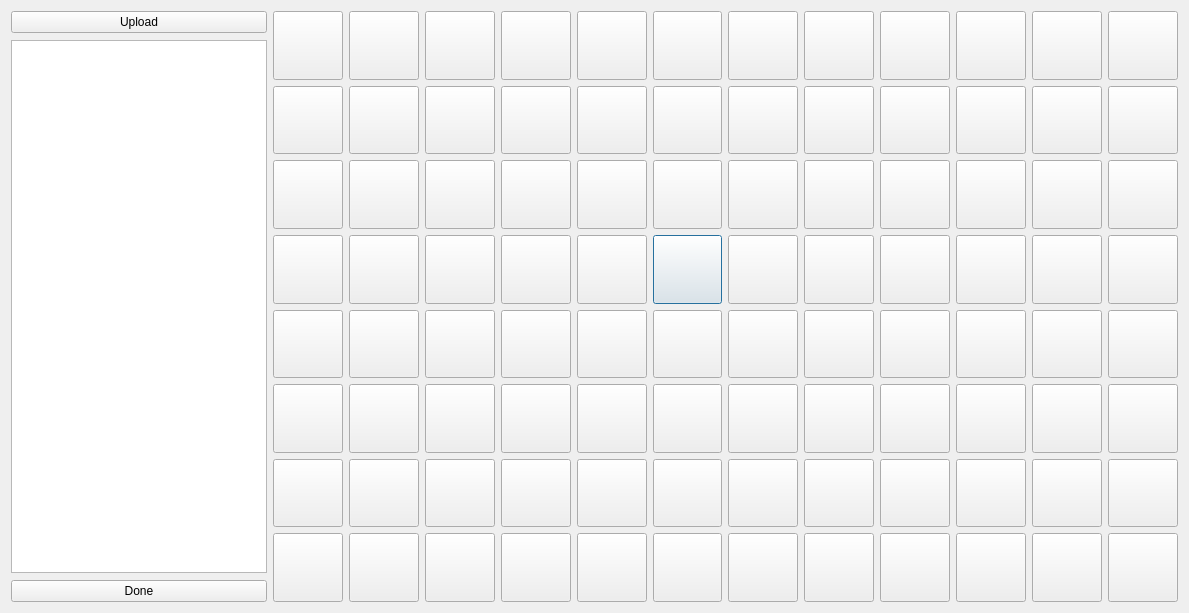
<?xml version="1.0" encoding="UTF-8"?>
<ui version="4.0">
 <class>Dialog</class>
 <widget class="QDialog" name="Dialog">
  <property name="geometry">
   <rect>
    <x>0</x>
    <y>0</y>
    <width>1189</width>
    <height>613</height>
   </rect>
  </property>
  <property name="windowTitle">
   <string>Offloading selection</string>
  </property>
  <layout class="QGridLayout" name="gridLayout">
   <item row="3" column="6">
    <widget class="QPushButton" name="_3_5">
     <property name="sizePolicy">
      <sizepolicy hsizetype="Ignored" vsizetype="Preferred">
       <horstretch>0</horstretch>
       <verstretch>0</verstretch>
      </sizepolicy>
     </property>
     <property name="text">
      <string/>
     </property>
    </widget>
   </item>
   <item row="3" column="4">
    <widget class="QPushButton" name="_3_3">
     <property name="sizePolicy">
      <sizepolicy hsizetype="Ignored" vsizetype="Preferred">
       <horstretch>0</horstretch>
       <verstretch>0</verstretch>
      </sizepolicy>
     </property>
     <property name="text">
      <string/>
     </property>
    </widget>
   </item>
   <item row="7" column="2">
    <widget class="QPushButton" name="_7_1">
     <property name="sizePolicy">
      <sizepolicy hsizetype="Ignored" vsizetype="Preferred">
       <horstretch>0</horstretch>
       <verstretch>0</verstretch>
      </sizepolicy>
     </property>
     <property name="text">
      <string/>
     </property>
    </widget>
   </item>
   <item row="6" column="3">
    <widget class="QPushButton" name="_6_2">
     <property name="sizePolicy">
      <sizepolicy hsizetype="Ignored" vsizetype="Preferred">
       <horstretch>0</horstretch>
       <verstretch>0</verstretch>
      </sizepolicy>
     </property>
     <property name="text">
      <string/>
     </property>
    </widget>
   </item>
   <item row="0" column="5">
    <widget class="QPushButton" name="_0_4">
     <property name="sizePolicy">
      <sizepolicy hsizetype="Ignored" vsizetype="Preferred">
       <horstretch>0</horstretch>
       <verstretch>0</verstretch>
      </sizepolicy>
     </property>
     <property name="text">
      <string/>
     </property>
    </widget>
   </item>
   <item row="0" column="7">
    <widget class="QPushButton" name="_0_6">
     <property name="sizePolicy">
      <sizepolicy hsizetype="Ignored" vsizetype="Preferred">
       <horstretch>0</horstretch>
       <verstretch>0</verstretch>
      </sizepolicy>
     </property>
     <property name="text">
      <string/>
     </property>
    </widget>
   </item>
   <item row="2" column="11">
    <widget class="QPushButton" name="_2_10">
     <property name="sizePolicy">
      <sizepolicy hsizetype="Ignored" vsizetype="Preferred">
       <horstretch>0</horstretch>
       <verstretch>0</verstretch>
      </sizepolicy>
     </property>
     <property name="text">
      <string/>
     </property>
    </widget>
   </item>
   <item row="1" column="1">
    <widget class="QPushButton" name="_1_0">
     <property name="sizePolicy">
      <sizepolicy hsizetype="Ignored" vsizetype="Preferred">
       <horstretch>0</horstretch>
       <verstretch>0</verstretch>
      </sizepolicy>
     </property>
     <property name="text">
      <string/>
     </property>
    </widget>
   </item>
   <item row="6" column="1">
    <widget class="QPushButton" name="_6_0">
     <property name="sizePolicy">
      <sizepolicy hsizetype="Ignored" vsizetype="Preferred">
       <horstretch>0</horstretch>
       <verstretch>0</verstretch>
      </sizepolicy>
     </property>
     <property name="text">
      <string/>
     </property>
    </widget>
   </item>
   <item row="4" column="2">
    <widget class="QPushButton" name="_4_1">
     <property name="sizePolicy">
      <sizepolicy hsizetype="Ignored" vsizetype="Preferred">
       <horstretch>0</horstretch>
       <verstretch>0</verstretch>
      </sizepolicy>
     </property>
     <property name="text">
      <string/>
     </property>
    </widget>
   </item>
   <item row="4" column="8">
    <widget class="QPushButton" name="_4_7">
     <property name="sizePolicy">
      <sizepolicy hsizetype="Ignored" vsizetype="Preferred">
       <horstretch>0</horstretch>
       <verstretch>0</verstretch>
      </sizepolicy>
     </property>
     <property name="text">
      <string/>
     </property>
    </widget>
   </item>
   <item row="1" column="5">
    <widget class="QPushButton" name="_1_4">
     <property name="sizePolicy">
      <sizepolicy hsizetype="Ignored" vsizetype="Preferred">
       <horstretch>0</horstretch>
       <verstretch>0</verstretch>
      </sizepolicy>
     </property>
     <property name="text">
      <string/>
     </property>
    </widget>
   </item>
   <item row="0" column="11">
    <widget class="QPushButton" name="_0_10">
     <property name="sizePolicy">
      <sizepolicy hsizetype="Ignored" vsizetype="Preferred">
       <horstretch>0</horstretch>
       <verstretch>0</verstretch>
      </sizepolicy>
     </property>
     <property name="text">
      <string/>
     </property>
    </widget>
   </item>
   <item row="3" column="10">
    <widget class="QPushButton" name="_3_9">
     <property name="sizePolicy">
      <sizepolicy hsizetype="Ignored" vsizetype="Preferred">
       <horstretch>0</horstretch>
       <verstretch>0</verstretch>
      </sizepolicy>
     </property>
     <property name="text">
      <string/>
     </property>
    </widget>
   </item>
   <item row="3" column="11">
    <widget class="QPushButton" name="_3_10">
     <property name="sizePolicy">
      <sizepolicy hsizetype="Ignored" vsizetype="Preferred">
       <horstretch>0</horstretch>
       <verstretch>0</verstretch>
      </sizepolicy>
     </property>
     <property name="text">
      <string/>
     </property>
    </widget>
   </item>
   <item row="5" column="1">
    <widget class="QPushButton" name="_5_0">
     <property name="sizePolicy">
      <sizepolicy hsizetype="Ignored" vsizetype="Preferred">
       <horstretch>0</horstretch>
       <verstretch>0</verstretch>
      </sizepolicy>
     </property>
     <property name="text">
      <string/>
     </property>
    </widget>
   </item>
   <item row="5" column="12">
    <widget class="QPushButton" name="_5_11">
     <property name="sizePolicy">
      <sizepolicy hsizetype="Ignored" vsizetype="Preferred">
       <horstretch>0</horstretch>
       <verstretch>0</verstretch>
      </sizepolicy>
     </property>
     <property name="text">
      <string/>
     </property>
    </widget>
   </item>
   <item row="2" column="5">
    <widget class="QPushButton" name="_2_4">
     <property name="sizePolicy">
      <sizepolicy hsizetype="Ignored" vsizetype="Preferred">
       <horstretch>0</horstretch>
       <verstretch>0</verstretch>
      </sizepolicy>
     </property>
     <property name="text">
      <string/>
     </property>
    </widget>
   </item>
   <item row="2" column="7">
    <widget class="QPushButton" name="_2_6">
     <property name="sizePolicy">
      <sizepolicy hsizetype="Ignored" vsizetype="Preferred">
       <horstretch>0</horstretch>
       <verstretch>0</verstretch>
      </sizepolicy>
     </property>
     <property name="text">
      <string/>
     </property>
    </widget>
   </item>
   <item row="3" column="3">
    <widget class="QPushButton" name="_3_2">
     <property name="sizePolicy">
      <sizepolicy hsizetype="Ignored" vsizetype="Preferred">
       <horstretch>0</horstretch>
       <verstretch>0</verstretch>
      </sizepolicy>
     </property>
     <property name="text">
      <string/>
     </property>
    </widget>
   </item>
   <item row="1" column="4">
    <widget class="QPushButton" name="_1_3">
     <property name="sizePolicy">
      <sizepolicy hsizetype="Ignored" vsizetype="Preferred">
       <horstretch>0</horstretch>
       <verstretch>0</verstretch>
      </sizepolicy>
     </property>
     <property name="text">
      <string/>
     </property>
    </widget>
   </item>
   <item row="0" column="0" rowspan="8">
    <layout class="QVBoxLayout" name="verticalLayout">
     <property name="spacing">
      <number>7</number>
     </property>
     <property name="sizeConstraint">
      <enum>QLayout::SetDefaultConstraint</enum>
     </property>
     <item>
      <widget class="QPushButton" name="pushButton">
       <property name="text">
        <string>Upload</string>
       </property>
      </widget>
     </item>
     <item>
      <widget class="QListWidget" name="listWidget">
       <property name="sizePolicy">
        <sizepolicy hsizetype="Minimum" vsizetype="Minimum">
         <horstretch>0</horstretch>
         <verstretch>0</verstretch>
        </sizepolicy>
       </property>
      </widget>
     </item>
     <item>
      <widget class="QPushButton" name="pushButton_2">
       <property name="text">
        <string>Done</string>
       </property>
      </widget>
     </item>
    </layout>
   </item>
   <item row="2" column="10">
    <widget class="QPushButton" name="_2_9">
     <property name="sizePolicy">
      <sizepolicy hsizetype="Ignored" vsizetype="Preferred">
       <horstretch>0</horstretch>
       <verstretch>0</verstretch>
      </sizepolicy>
     </property>
     <property name="text">
      <string/>
     </property>
    </widget>
   </item>
   <item row="0" column="3">
    <widget class="QPushButton" name="_0_2">
     <property name="sizePolicy">
      <sizepolicy hsizetype="Ignored" vsizetype="Preferred">
       <horstretch>0</horstretch>
       <verstretch>0</verstretch>
      </sizepolicy>
     </property>
     <property name="text">
      <string/>
     </property>
    </widget>
   </item>
   <item row="5" column="8">
    <widget class="QPushButton" name="_5_7">
     <property name="sizePolicy">
      <sizepolicy hsizetype="Ignored" vsizetype="Preferred">
       <horstretch>0</horstretch>
       <verstretch>0</verstretch>
      </sizepolicy>
     </property>
     <property name="text">
      <string/>
     </property>
    </widget>
   </item>
   <item row="5" column="6">
    <widget class="QPushButton" name="_5_5">
     <property name="sizePolicy">
      <sizepolicy hsizetype="Ignored" vsizetype="Preferred">
       <horstretch>0</horstretch>
       <verstretch>0</verstretch>
      </sizepolicy>
     </property>
     <property name="text">
      <string/>
     </property>
    </widget>
   </item>
   <item row="7" column="3">
    <widget class="QPushButton" name="_7_2">
     <property name="sizePolicy">
      <sizepolicy hsizetype="Ignored" vsizetype="Preferred">
       <horstretch>0</horstretch>
       <verstretch>0</verstretch>
      </sizepolicy>
     </property>
     <property name="text">
      <string/>
     </property>
    </widget>
   </item>
   <item row="6" column="10">
    <widget class="QPushButton" name="_6_9">
     <property name="sizePolicy">
      <sizepolicy hsizetype="Ignored" vsizetype="Preferred">
       <horstretch>0</horstretch>
       <verstretch>0</verstretch>
      </sizepolicy>
     </property>
     <property name="text">
      <string/>
     </property>
    </widget>
   </item>
   <item row="1" column="6">
    <widget class="QPushButton" name="_1_5">
     <property name="sizePolicy">
      <sizepolicy hsizetype="Ignored" vsizetype="Preferred">
       <horstretch>0</horstretch>
       <verstretch>0</verstretch>
      </sizepolicy>
     </property>
     <property name="text">
      <string/>
     </property>
    </widget>
   </item>
   <item row="1" column="10">
    <widget class="QPushButton" name="_1_9">
     <property name="sizePolicy">
      <sizepolicy hsizetype="Ignored" vsizetype="Preferred">
       <horstretch>0</horstretch>
       <verstretch>0</verstretch>
      </sizepolicy>
     </property>
     <property name="text">
      <string/>
     </property>
    </widget>
   </item>
   <item row="1" column="3">
    <widget class="QPushButton" name="_1_2">
     <property name="sizePolicy">
      <sizepolicy hsizetype="Ignored" vsizetype="Preferred">
       <horstretch>0</horstretch>
       <verstretch>0</verstretch>
      </sizepolicy>
     </property>
     <property name="text">
      <string/>
     </property>
    </widget>
   </item>
   <item row="4" column="1">
    <widget class="QPushButton" name="_4_0">
     <property name="sizePolicy">
      <sizepolicy hsizetype="Ignored" vsizetype="Preferred">
       <horstretch>0</horstretch>
       <verstretch>0</verstretch>
      </sizepolicy>
     </property>
     <property name="text">
      <string/>
     </property>
    </widget>
   </item>
   <item row="4" column="7">
    <widget class="QPushButton" name="_4_6">
     <property name="sizePolicy">
      <sizepolicy hsizetype="Ignored" vsizetype="Preferred">
       <horstretch>0</horstretch>
       <verstretch>0</verstretch>
      </sizepolicy>
     </property>
     <property name="text">
      <string/>
     </property>
    </widget>
   </item>
   <item row="7" column="8">
    <widget class="QPushButton" name="_7_7">
     <property name="sizePolicy">
      <sizepolicy hsizetype="Ignored" vsizetype="Preferred">
       <horstretch>0</horstretch>
       <verstretch>0</verstretch>
      </sizepolicy>
     </property>
     <property name="text">
      <string/>
     </property>
    </widget>
   </item>
   <item row="4" column="5">
    <widget class="QPushButton" name="_4_4">
     <property name="sizePolicy">
      <sizepolicy hsizetype="Ignored" vsizetype="Preferred">
       <horstretch>0</horstretch>
       <verstretch>0</verstretch>
      </sizepolicy>
     </property>
     <property name="text">
      <string/>
     </property>
    </widget>
   </item>
   <item row="7" column="10">
    <widget class="QPushButton" name="_7_9">
     <property name="sizePolicy">
      <sizepolicy hsizetype="Ignored" vsizetype="Preferred">
       <horstretch>0</horstretch>
       <verstretch>0</verstretch>
      </sizepolicy>
     </property>
     <property name="text">
      <string/>
     </property>
    </widget>
   </item>
   <item row="2" column="8">
    <widget class="QPushButton" name="_2_7">
     <property name="sizePolicy">
      <sizepolicy hsizetype="Ignored" vsizetype="Preferred">
       <horstretch>0</horstretch>
       <verstretch>0</verstretch>
      </sizepolicy>
     </property>
     <property name="text">
      <string/>
     </property>
    </widget>
   </item>
   <item row="3" column="5">
    <widget class="QPushButton" name="_3_4">
     <property name="sizePolicy">
      <sizepolicy hsizetype="Ignored" vsizetype="Preferred">
       <horstretch>0</horstretch>
       <verstretch>0</verstretch>
      </sizepolicy>
     </property>
     <property name="text">
      <string/>
     </property>
    </widget>
   </item>
   <item row="0" column="6">
    <widget class="QPushButton" name="_0_5">
     <property name="sizePolicy">
      <sizepolicy hsizetype="Ignored" vsizetype="Preferred">
       <horstretch>0</horstretch>
       <verstretch>0</verstretch>
      </sizepolicy>
     </property>
     <property name="text">
      <string/>
     </property>
    </widget>
   </item>
   <item row="6" column="9">
    <widget class="QPushButton" name="_6_8">
     <property name="sizePolicy">
      <sizepolicy hsizetype="Ignored" vsizetype="Preferred">
       <horstretch>0</horstretch>
       <verstretch>0</verstretch>
      </sizepolicy>
     </property>
     <property name="text">
      <string/>
     </property>
    </widget>
   </item>
   <item row="4" column="6">
    <widget class="QPushButton" name="_4_5">
     <property name="sizePolicy">
      <sizepolicy hsizetype="Ignored" vsizetype="Preferred">
       <horstretch>0</horstretch>
       <verstretch>0</verstretch>
      </sizepolicy>
     </property>
     <property name="text">
      <string/>
     </property>
    </widget>
   </item>
   <item row="6" column="7">
    <widget class="QPushButton" name="_6_6">
     <property name="sizePolicy">
      <sizepolicy hsizetype="Ignored" vsizetype="Preferred">
       <horstretch>0</horstretch>
       <verstretch>0</verstretch>
      </sizepolicy>
     </property>
     <property name="text">
      <string/>
     </property>
    </widget>
   </item>
   <item row="6" column="12">
    <widget class="QPushButton" name="_6_11">
     <property name="sizePolicy">
      <sizepolicy hsizetype="Ignored" vsizetype="Preferred">
       <horstretch>0</horstretch>
       <verstretch>0</verstretch>
      </sizepolicy>
     </property>
     <property name="text">
      <string/>
     </property>
    </widget>
   </item>
   <item row="7" column="5">
    <widget class="QPushButton" name="_7_4">
     <property name="sizePolicy">
      <sizepolicy hsizetype="Ignored" vsizetype="Preferred">
       <horstretch>0</horstretch>
       <verstretch>0</verstretch>
      </sizepolicy>
     </property>
     <property name="text">
      <string/>
     </property>
    </widget>
   </item>
   <item row="6" column="11">
    <widget class="QPushButton" name="_6_10">
     <property name="sizePolicy">
      <sizepolicy hsizetype="Ignored" vsizetype="Preferred">
       <horstretch>0</horstretch>
       <verstretch>0</verstretch>
      </sizepolicy>
     </property>
     <property name="text">
      <string/>
     </property>
    </widget>
   </item>
   <item row="1" column="12">
    <widget class="QPushButton" name="_1_11">
     <property name="sizePolicy">
      <sizepolicy hsizetype="Ignored" vsizetype="Preferred">
       <horstretch>0</horstretch>
       <verstretch>0</verstretch>
      </sizepolicy>
     </property>
     <property name="text">
      <string/>
     </property>
    </widget>
   </item>
   <item row="7" column="9">
    <widget class="QPushButton" name="_7_8">
     <property name="sizePolicy">
      <sizepolicy hsizetype="Ignored" vsizetype="Preferred">
       <horstretch>0</horstretch>
       <verstretch>0</verstretch>
      </sizepolicy>
     </property>
     <property name="text">
      <string/>
     </property>
    </widget>
   </item>
   <item row="4" column="11">
    <widget class="QPushButton" name="_4_10">
     <property name="sizePolicy">
      <sizepolicy hsizetype="Ignored" vsizetype="Preferred">
       <horstretch>0</horstretch>
       <verstretch>0</verstretch>
      </sizepolicy>
     </property>
     <property name="text">
      <string/>
     </property>
    </widget>
   </item>
   <item row="1" column="2">
    <widget class="QPushButton" name="_1_1">
     <property name="sizePolicy">
      <sizepolicy hsizetype="Ignored" vsizetype="Preferred">
       <horstretch>0</horstretch>
       <verstretch>0</verstretch>
      </sizepolicy>
     </property>
     <property name="text">
      <string/>
     </property>
    </widget>
   </item>
   <item row="6" column="6">
    <widget class="QPushButton" name="_6_5">
     <property name="sizePolicy">
      <sizepolicy hsizetype="Ignored" vsizetype="Preferred">
       <horstretch>0</horstretch>
       <verstretch>0</verstretch>
      </sizepolicy>
     </property>
     <property name="text">
      <string/>
     </property>
    </widget>
   </item>
   <item row="1" column="9">
    <widget class="QPushButton" name="_1_8">
     <property name="sizePolicy">
      <sizepolicy hsizetype="Ignored" vsizetype="Preferred">
       <horstretch>0</horstretch>
       <verstretch>0</verstretch>
      </sizepolicy>
     </property>
     <property name="text">
      <string/>
     </property>
    </widget>
   </item>
   <item row="5" column="3">
    <widget class="QPushButton" name="_5_2">
     <property name="sizePolicy">
      <sizepolicy hsizetype="Ignored" vsizetype="Preferred">
       <horstretch>0</horstretch>
       <verstretch>0</verstretch>
      </sizepolicy>
     </property>
     <property name="text">
      <string/>
     </property>
    </widget>
   </item>
   <item row="1" column="8">
    <widget class="QPushButton" name="_1_7">
     <property name="sizePolicy">
      <sizepolicy hsizetype="Ignored" vsizetype="Preferred">
       <horstretch>0</horstretch>
       <verstretch>0</verstretch>
      </sizepolicy>
     </property>
     <property name="text">
      <string/>
     </property>
    </widget>
   </item>
   <item row="1" column="11">
    <widget class="QPushButton" name="_1_10">
     <property name="sizePolicy">
      <sizepolicy hsizetype="Ignored" vsizetype="Preferred">
       <horstretch>0</horstretch>
       <verstretch>0</verstretch>
      </sizepolicy>
     </property>
     <property name="text">
      <string/>
     </property>
    </widget>
   </item>
   <item row="5" column="9">
    <widget class="QPushButton" name="_5_8">
     <property name="sizePolicy">
      <sizepolicy hsizetype="Ignored" vsizetype="Preferred">
       <horstretch>0</horstretch>
       <verstretch>0</verstretch>
      </sizepolicy>
     </property>
     <property name="text">
      <string/>
     </property>
    </widget>
   </item>
   <item row="7" column="4">
    <widget class="QPushButton" name="_7_3">
     <property name="sizePolicy">
      <sizepolicy hsizetype="Ignored" vsizetype="Preferred">
       <horstretch>0</horstretch>
       <verstretch>0</verstretch>
      </sizepolicy>
     </property>
     <property name="text">
      <string/>
     </property>
    </widget>
   </item>
   <item row="2" column="1">
    <widget class="QPushButton" name="_2_0">
     <property name="sizePolicy">
      <sizepolicy hsizetype="Ignored" vsizetype="Preferred">
       <horstretch>0</horstretch>
       <verstretch>0</verstretch>
      </sizepolicy>
     </property>
     <property name="text">
      <string/>
     </property>
    </widget>
   </item>
   <item row="0" column="9">
    <widget class="QPushButton" name="_0_8">
     <property name="sizePolicy">
      <sizepolicy hsizetype="Ignored" vsizetype="Preferred">
       <horstretch>0</horstretch>
       <verstretch>0</verstretch>
      </sizepolicy>
     </property>
     <property name="text">
      <string/>
     </property>
    </widget>
   </item>
   <item row="5" column="5">
    <widget class="QPushButton" name="_5_4">
     <property name="sizePolicy">
      <sizepolicy hsizetype="Ignored" vsizetype="Preferred">
       <horstretch>0</horstretch>
       <verstretch>0</verstretch>
      </sizepolicy>
     </property>
     <property name="text">
      <string/>
     </property>
    </widget>
   </item>
   <item row="5" column="11">
    <widget class="QPushButton" name="_5_10">
     <property name="sizePolicy">
      <sizepolicy hsizetype="Ignored" vsizetype="Preferred">
       <horstretch>0</horstretch>
       <verstretch>0</verstretch>
      </sizepolicy>
     </property>
     <property name="text">
      <string/>
     </property>
    </widget>
   </item>
   <item row="5" column="7">
    <widget class="QPushButton" name="_5_6">
     <property name="sizePolicy">
      <sizepolicy hsizetype="Ignored" vsizetype="Preferred">
       <horstretch>0</horstretch>
       <verstretch>0</verstretch>
      </sizepolicy>
     </property>
     <property name="text">
      <string/>
     </property>
    </widget>
   </item>
   <item row="4" column="12">
    <widget class="QPushButton" name="_4_11">
     <property name="sizePolicy">
      <sizepolicy hsizetype="Ignored" vsizetype="Preferred">
       <horstretch>0</horstretch>
       <verstretch>0</verstretch>
      </sizepolicy>
     </property>
     <property name="text">
      <string/>
     </property>
    </widget>
   </item>
   <item row="5" column="2">
    <widget class="QPushButton" name="_5_1">
     <property name="sizePolicy">
      <sizepolicy hsizetype="Ignored" vsizetype="Preferred">
       <horstretch>0</horstretch>
       <verstretch>0</verstretch>
      </sizepolicy>
     </property>
     <property name="text">
      <string/>
     </property>
    </widget>
   </item>
   <item row="7" column="12">
    <widget class="QPushButton" name="_7_11">
     <property name="sizePolicy">
      <sizepolicy hsizetype="Ignored" vsizetype="Preferred">
       <horstretch>0</horstretch>
       <verstretch>0</verstretch>
      </sizepolicy>
     </property>
     <property name="text">
      <string/>
     </property>
    </widget>
   </item>
   <item row="0" column="12">
    <widget class="QPushButton" name="_0_11">
     <property name="sizePolicy">
      <sizepolicy hsizetype="Ignored" vsizetype="Preferred">
       <horstretch>0</horstretch>
       <verstretch>0</verstretch>
      </sizepolicy>
     </property>
     <property name="text">
      <string/>
     </property>
    </widget>
   </item>
   <item row="0" column="10">
    <widget class="QPushButton" name="_0_9">
     <property name="sizePolicy">
      <sizepolicy hsizetype="Ignored" vsizetype="Preferred">
       <horstretch>0</horstretch>
       <verstretch>0</verstretch>
      </sizepolicy>
     </property>
     <property name="text">
      <string/>
     </property>
    </widget>
   </item>
   <item row="6" column="2">
    <widget class="QPushButton" name="_6_1">
     <property name="sizePolicy">
      <sizepolicy hsizetype="Ignored" vsizetype="Preferred">
       <horstretch>0</horstretch>
       <verstretch>0</verstretch>
      </sizepolicy>
     </property>
     <property name="text">
      <string/>
     </property>
    </widget>
   </item>
   <item row="6" column="4">
    <widget class="QPushButton" name="_6_3">
     <property name="sizePolicy">
      <sizepolicy hsizetype="Ignored" vsizetype="Preferred">
       <horstretch>0</horstretch>
       <verstretch>0</verstretch>
      </sizepolicy>
     </property>
     <property name="text">
      <string/>
     </property>
    </widget>
   </item>
   <item row="6" column="8">
    <widget class="QPushButton" name="_6_7">
     <property name="sizePolicy">
      <sizepolicy hsizetype="Ignored" vsizetype="Preferred">
       <horstretch>0</horstretch>
       <verstretch>0</verstretch>
      </sizepolicy>
     </property>
     <property name="text">
      <string/>
     </property>
    </widget>
   </item>
   <item row="7" column="11">
    <widget class="QPushButton" name="_7_10">
     <property name="sizePolicy">
      <sizepolicy hsizetype="Ignored" vsizetype="Preferred">
       <horstretch>0</horstretch>
       <verstretch>0</verstretch>
      </sizepolicy>
     </property>
     <property name="text">
      <string/>
     </property>
    </widget>
   </item>
   <item row="3" column="7">
    <widget class="QPushButton" name="_3_6">
     <property name="sizePolicy">
      <sizepolicy hsizetype="Ignored" vsizetype="Preferred">
       <horstretch>0</horstretch>
       <verstretch>0</verstretch>
      </sizepolicy>
     </property>
     <property name="text">
      <string/>
     </property>
    </widget>
   </item>
   <item row="3" column="1">
    <widget class="QPushButton" name="_3_0">
     <property name="sizePolicy">
      <sizepolicy hsizetype="Ignored" vsizetype="Preferred">
       <horstretch>0</horstretch>
       <verstretch>0</verstretch>
      </sizepolicy>
     </property>
     <property name="text">
      <string/>
     </property>
    </widget>
   </item>
   <item row="7" column="1">
    <widget class="QPushButton" name="_7_0">
     <property name="sizePolicy">
      <sizepolicy hsizetype="Ignored" vsizetype="Preferred">
       <horstretch>0</horstretch>
       <verstretch>0</verstretch>
      </sizepolicy>
     </property>
     <property name="text">
      <string/>
     </property>
    </widget>
   </item>
   <item row="4" column="9">
    <widget class="QPushButton" name="_4_8">
     <property name="sizePolicy">
      <sizepolicy hsizetype="Ignored" vsizetype="Preferred">
       <horstretch>0</horstretch>
       <verstretch>0</verstretch>
      </sizepolicy>
     </property>
     <property name="text">
      <string/>
     </property>
    </widget>
   </item>
   <item row="2" column="2">
    <widget class="QPushButton" name="_2_1">
     <property name="sizePolicy">
      <sizepolicy hsizetype="Ignored" vsizetype="Preferred">
       <horstretch>0</horstretch>
       <verstretch>0</verstretch>
      </sizepolicy>
     </property>
     <property name="text">
      <string/>
     </property>
    </widget>
   </item>
   <item row="2" column="12">
    <widget class="QPushButton" name="_2_11">
     <property name="sizePolicy">
      <sizepolicy hsizetype="Ignored" vsizetype="Preferred">
       <horstretch>0</horstretch>
       <verstretch>0</verstretch>
      </sizepolicy>
     </property>
     <property name="text">
      <string/>
     </property>
    </widget>
   </item>
   <item row="7" column="6">
    <widget class="QPushButton" name="_7_5">
     <property name="sizePolicy">
      <sizepolicy hsizetype="Ignored" vsizetype="Preferred">
       <horstretch>0</horstretch>
       <verstretch>0</verstretch>
      </sizepolicy>
     </property>
     <property name="text">
      <string/>
     </property>
    </widget>
   </item>
   <item row="4" column="3">
    <widget class="QPushButton" name="_4_2">
     <property name="sizePolicy">
      <sizepolicy hsizetype="Ignored" vsizetype="Preferred">
       <horstretch>0</horstretch>
       <verstretch>0</verstretch>
      </sizepolicy>
     </property>
     <property name="text">
      <string/>
     </property>
    </widget>
   </item>
   <item row="1" column="7">
    <widget class="QPushButton" name="_1_6">
     <property name="sizePolicy">
      <sizepolicy hsizetype="Ignored" vsizetype="Preferred">
       <horstretch>0</horstretch>
       <verstretch>0</verstretch>
      </sizepolicy>
     </property>
     <property name="text">
      <string/>
     </property>
    </widget>
   </item>
   <item row="2" column="6">
    <widget class="QPushButton" name="_2_5">
     <property name="sizePolicy">
      <sizepolicy hsizetype="Ignored" vsizetype="Preferred">
       <horstretch>0</horstretch>
       <verstretch>0</verstretch>
      </sizepolicy>
     </property>
     <property name="text">
      <string/>
     </property>
    </widget>
   </item>
   <item row="6" column="5">
    <widget class="QPushButton" name="_6_4">
     <property name="sizePolicy">
      <sizepolicy hsizetype="Ignored" vsizetype="Preferred">
       <horstretch>0</horstretch>
       <verstretch>0</verstretch>
      </sizepolicy>
     </property>
     <property name="text">
      <string/>
     </property>
    </widget>
   </item>
   <item row="5" column="10">
    <widget class="QPushButton" name="_5_9">
     <property name="sizePolicy">
      <sizepolicy hsizetype="Ignored" vsizetype="Preferred">
       <horstretch>0</horstretch>
       <verstretch>0</verstretch>
      </sizepolicy>
     </property>
     <property name="text">
      <string/>
     </property>
    </widget>
   </item>
   <item row="0" column="8">
    <widget class="QPushButton" name="_0_7">
     <property name="sizePolicy">
      <sizepolicy hsizetype="Ignored" vsizetype="Preferred">
       <horstretch>0</horstretch>
       <verstretch>0</verstretch>
      </sizepolicy>
     </property>
     <property name="text">
      <string/>
     </property>
    </widget>
   </item>
   <item row="3" column="2">
    <widget class="QPushButton" name="_3_1">
     <property name="sizePolicy">
      <sizepolicy hsizetype="Ignored" vsizetype="Preferred">
       <horstretch>0</horstretch>
       <verstretch>0</verstretch>
      </sizepolicy>
     </property>
     <property name="text">
      <string/>
     </property>
    </widget>
   </item>
   <item row="5" column="4">
    <widget class="QPushButton" name="_5_3">
     <property name="sizePolicy">
      <sizepolicy hsizetype="Ignored" vsizetype="Preferred">
       <horstretch>0</horstretch>
       <verstretch>0</verstretch>
      </sizepolicy>
     </property>
     <property name="text">
      <string/>
     </property>
    </widget>
   </item>
   <item row="4" column="4">
    <widget class="QPushButton" name="_4_3">
     <property name="sizePolicy">
      <sizepolicy hsizetype="Ignored" vsizetype="Preferred">
       <horstretch>0</horstretch>
       <verstretch>0</verstretch>
      </sizepolicy>
     </property>
     <property name="text">
      <string/>
     </property>
    </widget>
   </item>
   <item row="0" column="2">
    <widget class="QPushButton" name="_0_1">
     <property name="sizePolicy">
      <sizepolicy hsizetype="Ignored" vsizetype="Preferred">
       <horstretch>0</horstretch>
       <verstretch>0</verstretch>
      </sizepolicy>
     </property>
     <property name="text">
      <string/>
     </property>
    </widget>
   </item>
   <item row="3" column="12">
    <widget class="QPushButton" name="_3_11">
     <property name="sizePolicy">
      <sizepolicy hsizetype="Ignored" vsizetype="Preferred">
       <horstretch>0</horstretch>
       <verstretch>0</verstretch>
      </sizepolicy>
     </property>
     <property name="text">
      <string/>
     </property>
    </widget>
   </item>
   <item row="3" column="9">
    <widget class="QPushButton" name="_3_8">
     <property name="sizePolicy">
      <sizepolicy hsizetype="Ignored" vsizetype="Preferred">
       <horstretch>0</horstretch>
       <verstretch>0</verstretch>
      </sizepolicy>
     </property>
     <property name="text">
      <string/>
     </property>
    </widget>
   </item>
   <item row="2" column="9">
    <widget class="QPushButton" name="_2_8">
     <property name="sizePolicy">
      <sizepolicy hsizetype="Ignored" vsizetype="Preferred">
       <horstretch>0</horstretch>
       <verstretch>0</verstretch>
      </sizepolicy>
     </property>
     <property name="text">
      <string/>
     </property>
    </widget>
   </item>
   <item row="3" column="8">
    <widget class="QPushButton" name="_3_7">
     <property name="sizePolicy">
      <sizepolicy hsizetype="Ignored" vsizetype="Preferred">
       <horstretch>0</horstretch>
       <verstretch>0</verstretch>
      </sizepolicy>
     </property>
     <property name="text">
      <string/>
     </property>
    </widget>
   </item>
   <item row="2" column="3">
    <widget class="QPushButton" name="_2_2">
     <property name="sizePolicy">
      <sizepolicy hsizetype="Ignored" vsizetype="Preferred">
       <horstretch>0</horstretch>
       <verstretch>0</verstretch>
      </sizepolicy>
     </property>
     <property name="text">
      <string/>
     </property>
    </widget>
   </item>
   <item row="7" column="7">
    <widget class="QPushButton" name="_7_6">
     <property name="sizePolicy">
      <sizepolicy hsizetype="Ignored" vsizetype="Preferred">
       <horstretch>0</horstretch>
       <verstretch>0</verstretch>
      </sizepolicy>
     </property>
     <property name="text">
      <string/>
     </property>
    </widget>
   </item>
   <item row="0" column="1">
    <widget class="QPushButton" name="_0_0">
     <property name="sizePolicy">
      <sizepolicy hsizetype="Ignored" vsizetype="Preferred">
       <horstretch>0</horstretch>
       <verstretch>0</verstretch>
      </sizepolicy>
     </property>
     <property name="text">
      <string/>
     </property>
    </widget>
   </item>
   <item row="4" column="10">
    <widget class="QPushButton" name="_4_9">
     <property name="sizePolicy">
      <sizepolicy hsizetype="Ignored" vsizetype="Preferred">
       <horstretch>0</horstretch>
       <verstretch>0</verstretch>
      </sizepolicy>
     </property>
     <property name="text">
      <string/>
     </property>
    </widget>
   </item>
   <item row="0" column="4">
    <widget class="QPushButton" name="_0_3">
     <property name="sizePolicy">
      <sizepolicy hsizetype="Ignored" vsizetype="Preferred">
       <horstretch>0</horstretch>
       <verstretch>0</verstretch>
      </sizepolicy>
     </property>
     <property name="text">
      <string/>
     </property>
    </widget>
   </item>
   <item row="2" column="4">
    <widget class="QPushButton" name="_2_3">
     <property name="sizePolicy">
      <sizepolicy hsizetype="Ignored" vsizetype="Preferred">
       <horstretch>0</horstretch>
       <verstretch>0</verstretch>
      </sizepolicy>
     </property>
     <property name="text">
      <string/>
     </property>
    </widget>
   </item>
  </layout>
 </widget>
 <resources/>
 <connections/>
</ui>
